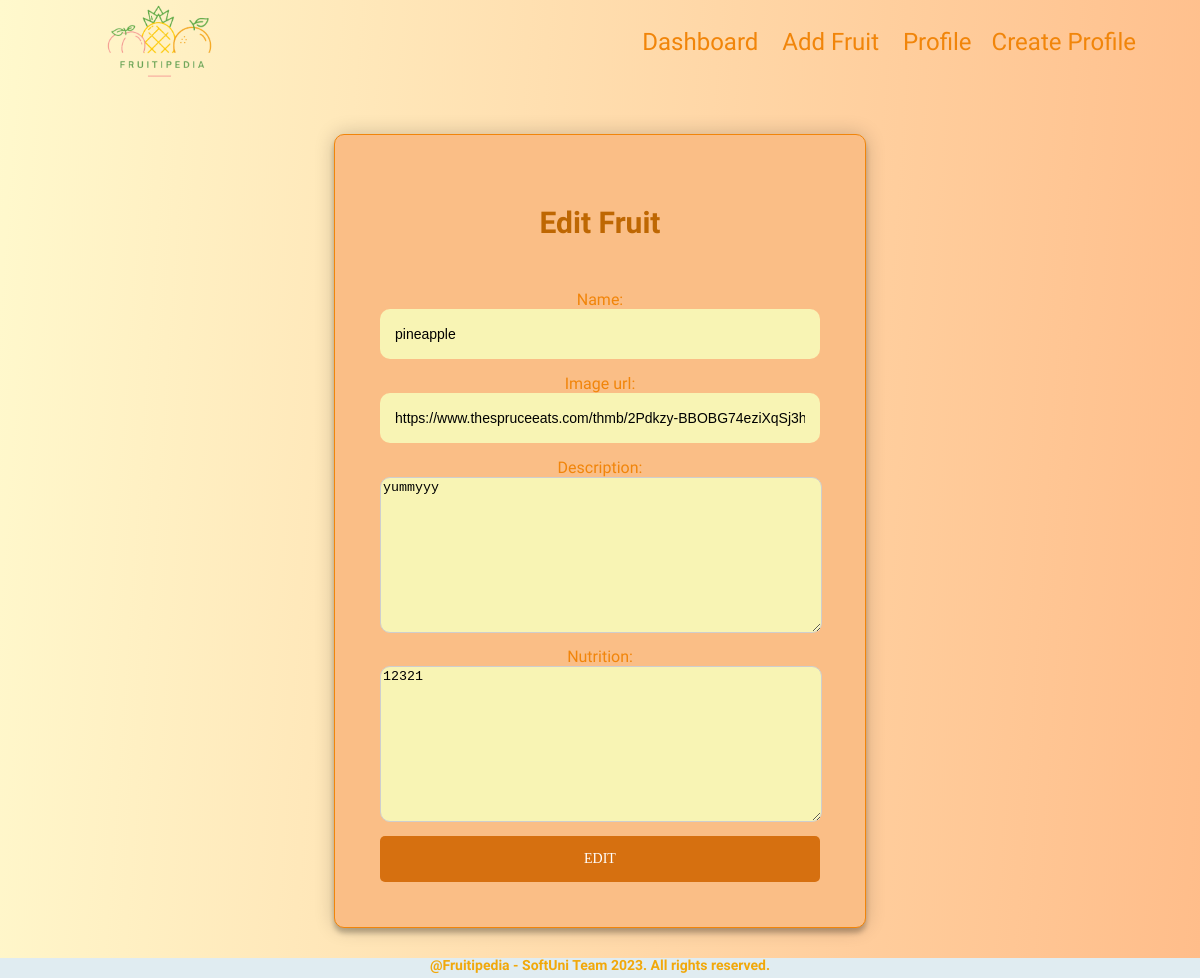
/3/edit/, run on an earlier commit of the app's database.
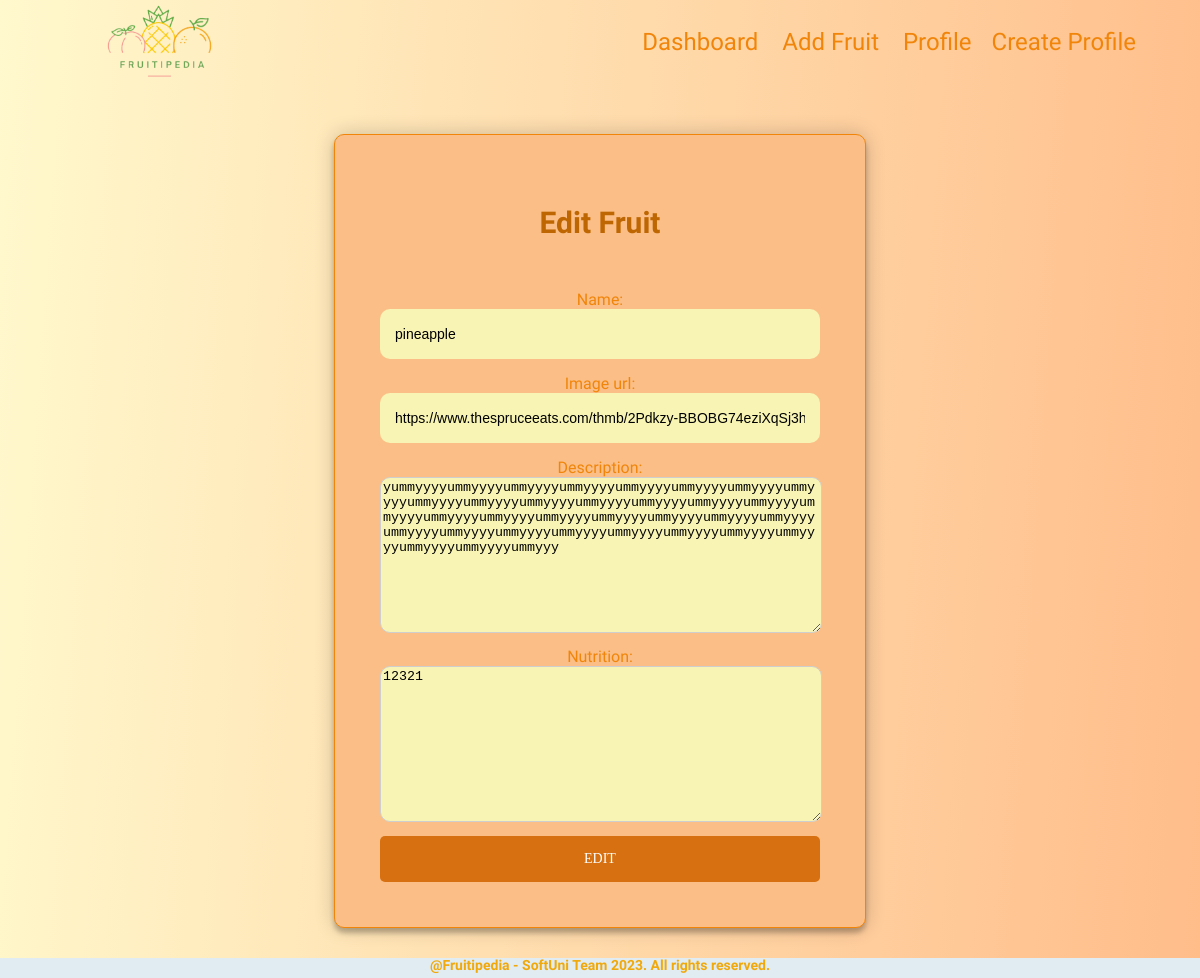
And on a later commit of the database.
### regular_exam/my_web/models.py (models this page shows)
class Fruit(models.Model):
    FRUIT_NAME_MAX_LEN = 30
    FRUIT_NAME_MIN_LEN = 2
    FRUIT_NAME_ERROR_MSG_MIN_LEN = 'It should consist of a minimum of 2 characters!'
    name = models.CharField(
        max_length=FRUIT_NAME_MAX_LEN,
        validators=[
            validators.MinLengthValidator(FRUIT_NAME_MIN_LEN, message=FRUIT_NAME_ERROR_MSG_MIN_LEN),
            validate_fruit_name_only_letters,
        ]
    )
    image_url = models.URLField()
    description = models.TextField()
    nutrition = models.TextField(
        blank=True,
        null=True,
    )

### regular_exam/my_web/views.py (the view)
# urls.py: path('<int:pk>/edit/', edit_fruit, name='edit-fruit'),
def edit_fruit(request, pk):
    fruit = get_fruit(pk)
    if request.method == 'GET':
        form = FruitEditForm(instance=fruit)
    else:
        form = FruitEditForm(request.POST, instance=fruit)
        if form.is_valid():
            form.save()
            return redirect('dashboard')
    context = {'form': form, 'fruit': fruit, }
    return render(request, 'fruit/edit-fruit.html', context)

### regular_exam/my_web/forms.py
class FruitEditForm(FruitBaseForm):
    class Meta:
        model = Fruit
        fields = '__all__'

### regular_exam/my_web/views.py (called while the page is built)
def get_fruit(pk):
    return Fruit.objects.filter(pk=pk).get()

### templates/fruit/edit-fruit.html (shortened to what this page needs)
{% extends 'base.html' %}
{% block content %}
    <main>
        <section id="edit">
            <div class="form">
                <h2>Edit Fruit</h2>
                <form class="edit-form" method="post" action="{% url 'edit-fruit' pk=fruit.pk %}">
                    {{ form }}
                    <button type="submit">Edit</button>
                </form>
            </div>
        </section>
    </main>
{% endblock %}

What changed in the data, as far as the page shows it:
changed Fruit "pineapple": description "yummyyy" → "yummyyyyummyyyyummyyyyummyyyyummyyyyummyyyyummyyyyummyyyyummyyyyummyyyyummyyyyummyyyyummyyyyummyyyyummyyyyummyyyyummyyyyummyyyyummyyyyummyyyyummyyyyummyyyyummyyyyummyyyyummyyyyummyyyyummyyyyummyyyyummyyyyummyyyyummyyyyummyyyyummyyyyummyyy"
